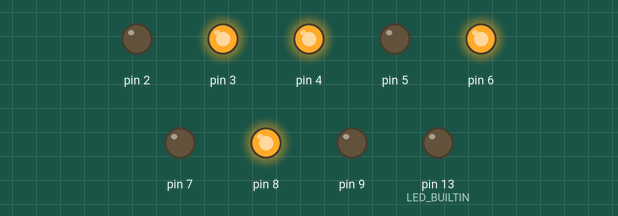
Recording of a sketch running on a simulated Arduino Uno, built with avr-gcc and run on an emulated ATmega328P. Shown: output pins drawn as LEDs (lit = HIGH).

Above: at 1.5 s.
At 4.5 s:
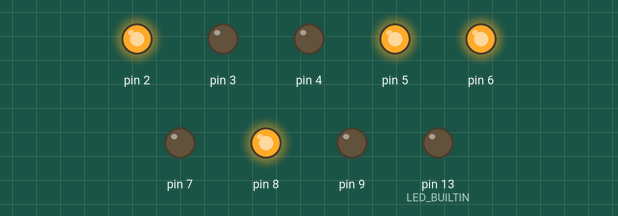
At 7.5 s:
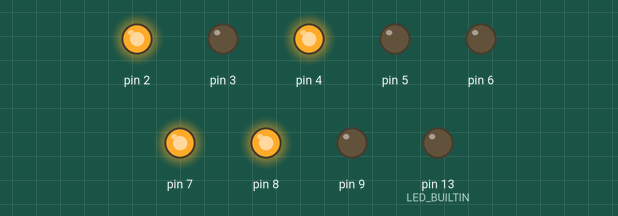
At 10.5 s:
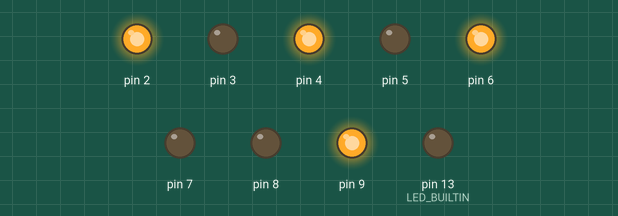
Timing chart, 0 to 15.6 s (numbered marks = the images above):
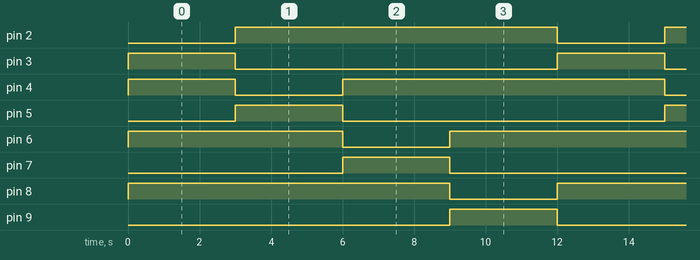

Measured:
- by itself, pin 2, pin 4, pin 6, pin 8: alternates HIGH for 9.0 s and LOW for 3.0 s
- by itself, pin 3, pin 5, pin 7, pin 9: alternates HIGH for 3.0 s and LOW for 9.0 s
- by itself, everything shown: repeats every 12.0 s, in 8 steps

The sketch:

TrafficEmulator.ino
```cpp
/*
 * Created by Haseeb Ehsan
*/

int count = 1;
// the setup function runs once when you press reset or power the board
void setup() {
  // initialize digital pin LED_BUILTIN as an output.
  pinMode(LED_BUILTIN, OUTPUT);
  for(int i = 2; i<10 ; i++){
    pinMode(i,OUTPUT);
   // digitalWrite(i, HIGH);
  }
  allRed();


}

void allRed(){
  for(int i = 2; i<10 ; i+=2){
    digitalWrite(i, HIGH);
  }
}

void makeGreen(int x){
  digitalWrite(x*2, LOW);
  digitalWrite((x*2)+1, HIGH);
}
// the loop function runs over and over again forever
void loop() {

  makeGreen(count);

  delay(3000);

  digitalWrite((count*2)+1, LOW);
  allRed();
  count++;
  if(count >4){
    count = 1;
  }

//  digitalWrite(2, HIGH);   // turn the LED on (HIGH is the voltage level)
//  delay(500);                       // wait for a second
//  digitalWrite(2, LOW);    // turn the LED off by making the voltage LOW
//  delay(200);                       // wait for a second
}
```
